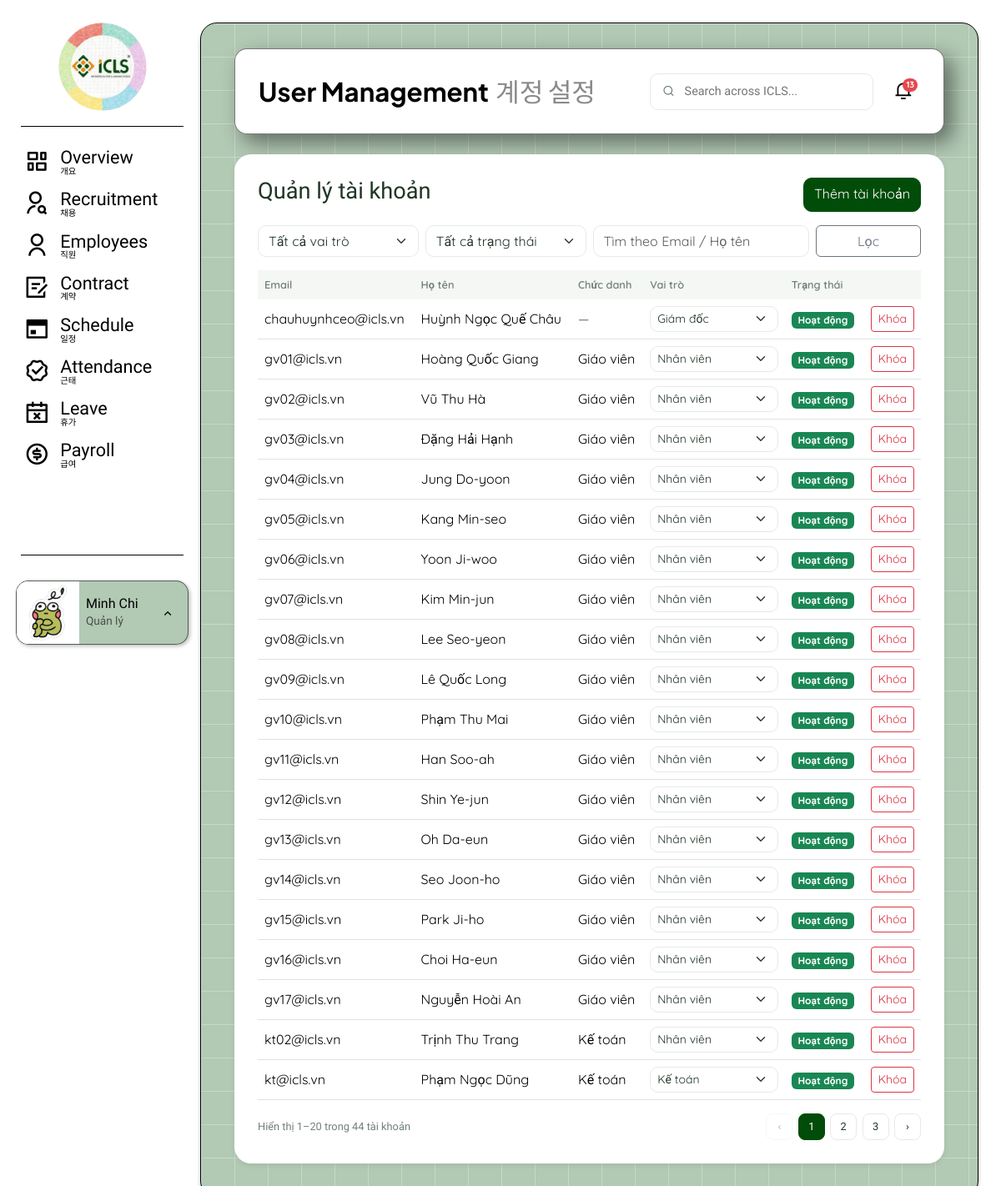
The app's page /tai-khoan/quan-ly/ (signed in), older data.
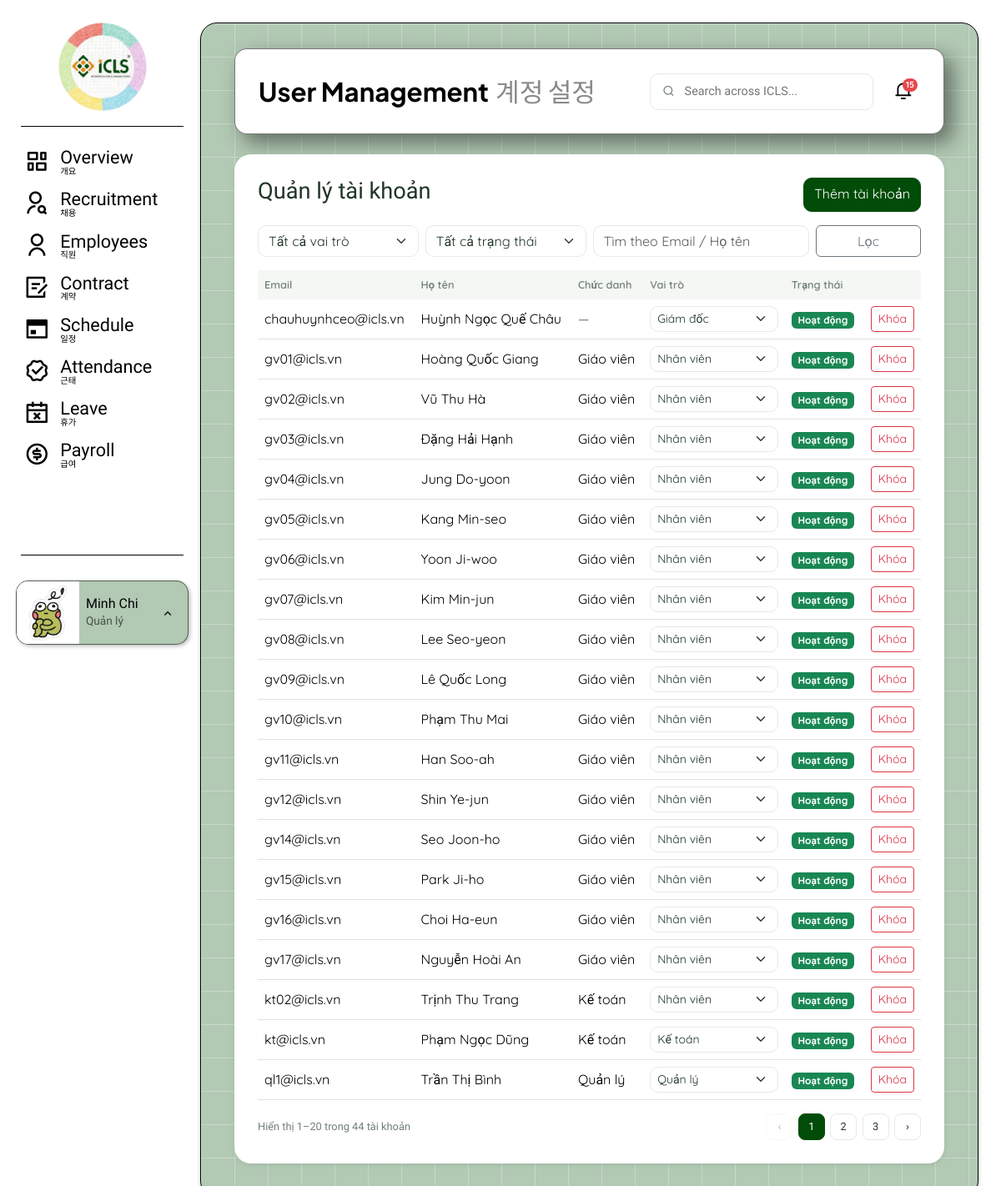
The same page, newer data.
### accounts/models.py (models this page shows, shortened)
class User(AbstractUser):
    username = None
    first_name = None
    last_name = None
    email = models.EmailField(max_length=255, unique=True)
    full_name = models.CharField(max_length=150, blank=True)
    phone = models.CharField(max_length=20, blank=True)
    role = models.CharField(max_length=20, choices=UserRole.choices, default=UserRole.EMPLOYEE)
    avatar = models.FileField(upload_to='avatars/', blank=True)
    updated_at = models.DateTimeField(auto_now=True)
    USERNAME_FIELD = 'email'
    REQUIRED_FIELDS = []
    objects = UserManager()
    class Meta:
        db_table = 'users'

### employees/models.py (models this page shows, shortened)
class Employee(models.Model):
    user = models.OneToOneField(settings.AUTH_USER_MODEL, on_delete=models.PROTECT, related_name='employee')
    candidate = models.OneToOneField('recruitment.Candidate', on_delete=models.SET_NULL, null=True, blank=True,
                                     related_name='employee')
    full_name = models.CharField(max_length=150)
    phone = models.CharField(max_length=20)
    gender = models.CharField(max_length=10, choices=Gender.choices, blank=True)
    date_of_birth = models.DateField(null=True, blank=True)
    id_card_number = models.CharField(max_length=20, unique=True, null=True, blank=True)
    address = models.TextField(blank=True)
    nationality = models.CharField(max_length=30, default='Việt Nam')
    department = models.CharField(max_length=30, choices=Department.choices)
    position = models.CharField(max_length=30, choices=Position.choices)
    employment_type = models.CharField(max_length=20, choices=EmploymentType.choices)
    work_shift = models.CharField(max_length=20, choices=WorkShift.choices, blank=True)
    bank_account = models.CharField(max_length=100, blank=True)
    status = models.CharField(max_length=20, choices=EmployeeStatus.choices, default=EmployeeStatus.ONBOARDING)
    join_date = models.DateField()
    created_at = models.DateTimeField(auto_now_add=True)
    updated_at = models.DateTimeField(auto_now=True)
    class Meta:
        db_table = 'employees'

### accounts/views.py (the view)
# urls.py: path('quan-ly/', views.ds_tai_khoan, name='user_list'),
@role_required(UserRole.MANAGER)
def ds_tai_khoan(request):
    vai_tro = request.GET.get('vai_tro', '')
    trang_thai = request.GET.get('trang_thai', '')
    tu_khoa = request.GET.get('q', '').strip()
    danh_sach = services.danh_sach_tai_khoan(vai_tro, trang_thai, tu_khoa)
    trang = Paginator(danh_sach, settings.SO_DONG_MOI_TRANG).get_page(request.GET.get('page'))
    return render(request, 'accounts/ds_tai_khoan.html', {
        'trang': trang, 'vai_tro': vai_tro, 'trang_thai': trang_thai, 'q': tu_khoa, 'cac_vai_tro': UserRole.choices})

### accounts/services.py (called while the page is built)
def danh_sach_tai_khoan(vai_tro='', trang_thai='', tu_khoa=''):
    danh_sach = User.objects.select_related('employee').order_by('email')   # kèm hồ sơ để hiện Chức danh
    if vai_tro:
        danh_sach = danh_sach.filter(role=vai_tro)
    if trang_thai == 'ACTIVE':
        danh_sach = danh_sach.filter(is_active=True)
    elif trang_thai == 'LOCKED':
        danh_sach = danh_sach.filter(is_active=False)
    if tu_khoa:
        danh_sach = danh_sach.filter(Q(email__icontains=tu_khoa) | Q(full_name__icontains=tu_khoa))
    return danh_sach

### core/context_processors.py (called while the page is built)
def thong_bao_chua_doc(request):
    if request.user.is_authenticated:
        return {'so_thong_bao_chua_doc': request.user.notifications.filter(is_read=False).count()}
    return {'so_thong_bao_chua_doc': 0}

### core/permissions.py (called while the page is built)
def role_required(*roles, thong_diep=None):
    cho_phep = roles or VAI_TRO_NGHIEP_VU
    def decorator(view):
        @wraps(view)
        @login_required
        def wrapper(request, *args, **kwargs):
            if request.user.role not in cho_phep:
                return tra_403(request, thong_diep)
            return view(request, *args, **kwargs)
        return wrapper
    return decorator

### templates/accounts/ds_tai_khoan.html (shortened to what this page needs)
{% extends 'base.html' %}
{% block page_title %}User Management{% endblock %}
{% block page_title_ko %}계정 설정{% endblock %}
{% block content %}
<div class="d-flex justify-content-between mb-3">
  <h3>Quản lý tài khoản</h3>
  <a href="{% url 'accounts:user_add' %}" class="btn btn-icls">Thêm tài khoản</a>
</div>
<form method="get" class="row g-2 mb-3">
  <div class="col-md-3">
    <select name="vai_tro" class="form-select">
      <option value="">Tất cả vai trò</option>
    </select>
  </div>
  <div class="col-md-3">
    <select name="trang_thai" class="form-select">
      <option value="">Tất cả trạng thái</option>
    </select>
  </div>
  <div class="col-md-4"><input name="q" value="{{ q }}" class="form-control" placeholder="Tìm theo Email / Họ tên"></div>
  <div class="col-md-2"><button class="btn btn-outline-secondary w-100">Lọc</button></div>
</form>
<table class="table table-hover align-middle">
  <thead><tr><th>Email</th><th>Họ tên</th><th>Chức danh</th><th>Vai trò</th><th>Trạng thái</th><th></th></tr></thead>
  <tbody>
  {% for tk in trang %}
    <tr>
      <td>{{ tk.email }}</td><td>{{ tk.full_name }}</td>
      <td>{% if tk.employee %}{{ tk.employee.get_position_display }}{% else %}<span class="text-muted">—</span>{% endif %}</td>
      <td>
        <form method="post" action="{% url 'accounts:user_change_role' tk.pk %}">{% csrf_token %}
          <select name="role" class="form-select form-select-sm" style="min-width:150px" aria-label="Vai trò của {{ tk.email }}"
                  data-cu="{{ tk.role }}"
                  onchange="if (confirm('Đổi vai trò tài khoản {{ tk.email }} thành “' + this.options[this.selectedIndex].text + '”?')) { this.form.submit(); } else { this.value = this.dataset.cu; }">
            {% for ma, ten in cac_vai_tro %}<option value="{{ ma }}" {% if ma == tk.role %}selected{% endif %}>{{ ten }}</option>{% endfor %}
          </select>
        </form>
      </td>
      <td>{% if tk.is_active %}<span class="badge bg-success">Hoạt động</span>{% else %}<span class="badge bg-secondary">Đã khóa</span>{% endif %}</td>
      <td class="text-end">
        <form method="post" action="{% url 'accounts:user_toggle_lock' tk.pk %}" class="d-inline">{% csrf_token %}
          <button class="btn btn-sm btn-outline-danger"
                  onclick="return confirm('{% if tk.is_active %}Khóa{% else %}Mở khóa{% endif %} tài khoản {{ tk.email }}?')">
            {% if tk.is_active %}Khóa{% else %}Mở khóa{% endif %}</button>
        </form>
      </td>
    </tr>
  {% empty %}<tr><td colspan="6" class="text-center text-muted">Không có tài khoản nào.</td></tr>{% endfor %}
  </tbody>
</table>
{% include 'core/_phan_trang.html' with trang=trang don_vi='tài khoản' %}
{% endblock %}

### templates/base.html (shortened to what this page needs)
{% load static icls_filters %}
<!doctype html>
<html lang="vi">
<head>
  <link href="https://cdn.jsdelivr.net/npm/bootstrap@5.3.3/dist/css/bootstrap.min.css" rel="stylesheet">
  <link href="https://cdn.jsdelivr.net/npm/remixicon@4.3.0/fonts/remixicon.css" rel="stylesheet">
  <link href="{% static 'css/icls.css' %}?v=14" rel="stylesheet">
</head>
<body>
{% if user.is_authenticated %}
<div class="app-shell">
  <aside class="app-sidebar offcanvas-lg offcanvas-start" tabindex="-1" id="thanhTrai" aria-label="Menu chính">
    <div class="offcanvas-body d-flex flex-column p-0">
      <a href="{% url 'dashboard:dashboard' %}"><img src="{% static 'img/icls-logo.png' %}" alt="ICLS" class="sidebar-logo"></a>
      <hr class="sidebar-divider">
      <ul class="sidebar-nav">
        {% for muc in menu_chinh %}
        <li>
          <a class="sidebar-link {% if muc.dang_chon %}active{% endif %} {% if not muc.url %}disabled{% endif %}"
             href="{{ muc.url|default:'#' }}" {% if not muc.url %}aria-disabled="true" tabindex="-1" title="Sắp có"{% endif %}>
            <i class="{{ muc.icon }}"></i>
            <span><span class="ten-anh">{{ muc.ten_anh }}</span><span class="ten-han">{{ muc.ten_han }}</span></span>
          </a>
        </li>
        {% endfor %}
      </ul>
      <hr class="sidebar-divider">
      <div class="profile-wrap">
        <div class="profile-card dropup">
          {% if user.avatar %}
          <img class="profile-avatar" src="{% url 'core:tai_file' user.avatar.name %}" alt="">
          {% else %}
          <span class="profile-avatar">{{ user.email|slice:":1"|upper }}</span>
          {% endif %}
          <div class="overflow-hidden">
            <div class="profile-name" title="{{ user.full_name }}">{% if user.full_name %}{{ user.full_name|ten_goi }}{% else %}{{ user.email }}{% endif %}</div>
            <div class="profile-role">{{ user.get_role_display }}</div>
          </div>
          <button type="button" class="profile-trigger" data-bs-toggle="dropdown" data-bs-reference="parent" aria-label="Menu tài khoản">
            <i class="ri-arrow-up-s-line"></i>
          </button>
        </div>
      </div>
    </div>
  </aside>
  <main class="app-main">
    <div class="app-panel">
      <header class="app-navbar">
        <h1 class="app-title">{% block page_title %}ICLS{% endblock %}<span class="ko">{% block page_title_ko %}{% endblock %}</span></h1>
        <div class="global-tools">
          <label class="search-field"><i class="ri-search-line"></i><input type="search" placeholder="Search across ICLS..." disabled></label>
          <a class="bell" href="{% url 'core:notifications' %}" aria-label="Thông báo">
            <i class="ri-notification-3-line"></i>
            {% if so_thong_bao_chua_doc %}<span class="dot">{{ so_thong_bao_chua_doc }}</span>{% endif %}
          </a>
        </div>
      </header>
      {% block panel %}
      <section class="app-card">
        {% block content %}{% endblock %}
      </section>
      {% endblock %}
    </div>
  </main>
</div>
{% endif %}
</body>
</html>

Row changes from the older to the newer data that the page shows:
no longer on this page (row edited): User: email "gv13@icls.vn", full_name "Oh Da-eun", employee.position "Giáo viên", role "Nhân viên", is_active "Hoạt động"
now on this page (row edited): User: email "ql1@icls.vn", full_name "Trần Thị Bình", employee.position "Quản lý", role "Quản lý", is_active "Hoạt động"
Text that changed along with them:
{{ so_thong_bao_chua_doc }}: "13" → "15"
